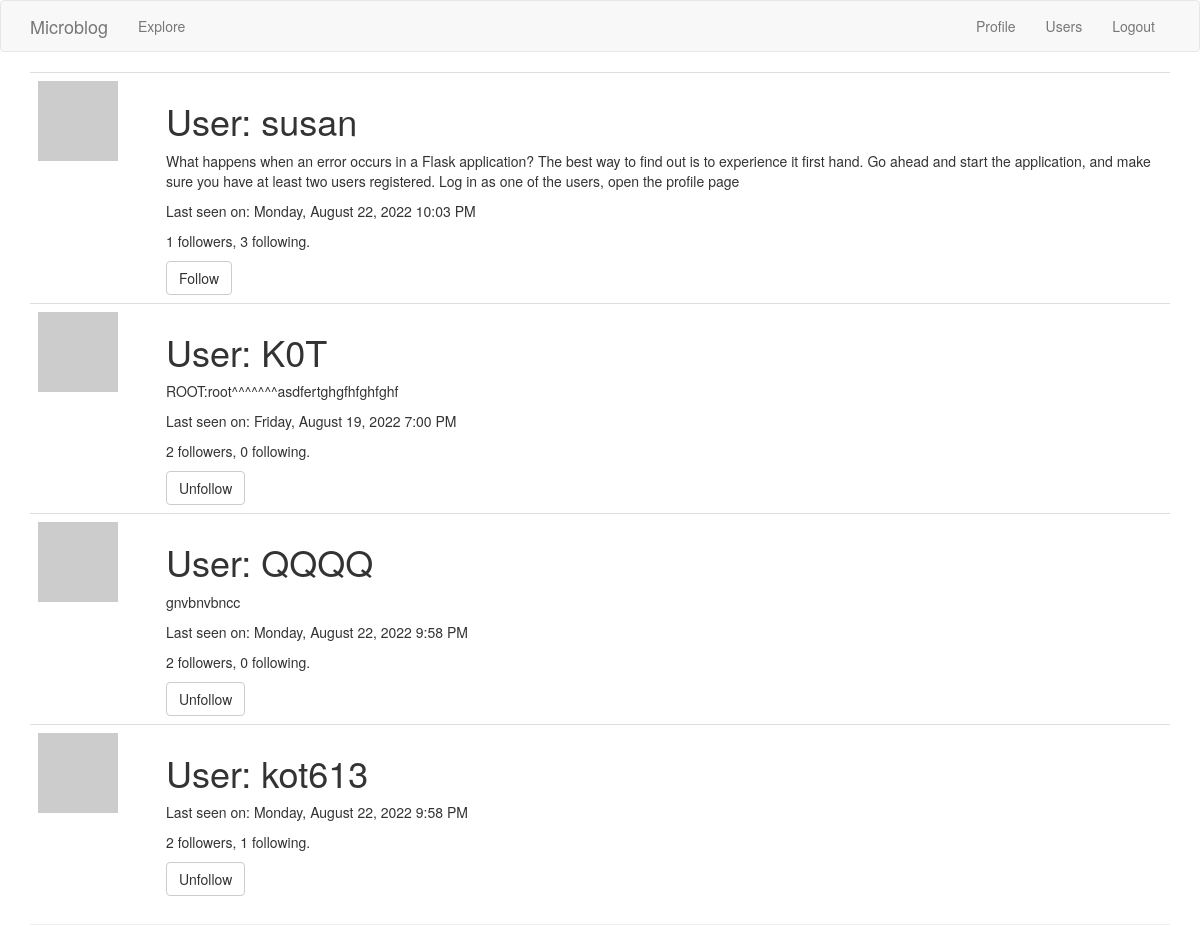
/users (signed in), run on the app's committed database.
### app/models.py (models this page shows, shortened)
class User(UserMixin, db.Model):
    id = db.Column(db.Integer, primary_key=True)
    username = db.Column(db.String(64), index=True, unique=True)
    email = db.Column(db.String(120), index=True, unique=True)
    password_hash = db.Column(db.String(128))
    about_me = db.Column(db.String(255))
    last_seen = db.Column(db.DateTime, default=datetime.utcnow)
    posts = db.relationship('Post', backref='author', lazy='dynamic')
    followed = db.relationship(
        'User', secondary=followers,
        primaryjoin=(followers.c.follower_id == id),
        secondaryjoin=(followers.c.followed_id == id),
        backref=db.backref('followers', lazy='dynamic'), lazy='dynamic')
    def avatar(self, size):
        digest = md5(self.email.lower().encode('utf-8')).hexdigest()
        return f'https://www.gravatar.com/avatar/{digest}?d=identicon&s={size}'
    def is_following(self, user):
        return self.followed.filter(
            followers.c.followed_id == user.id).count() > 0

### app/routes.py (the view)
@app.route('/users')
@login_required
def users():
    form = EmptyForm()
    users = db.session.query(User).all()
    return render_template('users.html', title='Users', users=users, form=form)

### app/forms.py
class EmptyForm(FlaskForm):
    submit = SubmitField('Submit')

### app/models.py (called while the page is built)
@login.user_loader
def load_user(id_db):
    return User.query.get(int(id_db))

### app/routes.py (called while the page is built)
@app.before_request
def before_request():
    if current_user.is_authenticated:
        current_user.last_seen = datetime.utcnow()
        db.session.commit()

### app/templates/users.html (shortened to what this page needs)
{% extends "base.html" %}
{% block app_content %}
<table class="table table-hover">
    {% for user in users %}
    {% if user != current_user %}
    <tr>
        <td width="128px"><img src="{{ user.avatar(128) }}"></td>
        <td>
            <h1>User: {{ user.username }}</h1>
            {% if user.about_me %}<p>{{ user.about_me }}</p>{% endif %}
            {% if user.last_seen %}<p>Last seen on: {{ moment(user.last_seen).format('LLLL') }}</p>{% endif %}
            <p>{{ user.followers.count() }} followers, {{ user.followed.count() }} following.</p>
            {% if user == current_user %}
            <p><a href="{{ url_for('edit_profile') }}">Edit your profile</a></p>
            {% elif not current_user.is_following(user) %}
            <p>
            <form action="{{ url_for('follow', username=user.username) }}" method="post">
                {{ form.submit(value='Follow', class_='btn btn-default') }}
            </form>
            {% else %}
            <p>
            <form action="{{ url_for('unfollow', username=user.username) }}" method="post">
                {{ form.submit(value='Unfollow', class_='btn btn-default') }}
            </form>
            {% endif %}
        </td>
    </tr>
    {% endif %}
    {% endfor %}
</table>
<hr>
{% endblock %}

### data on the page
User: username "susan", about_me "What happens when an error occurs in a Flask application? The best way to find out is to experience it first hand. Go ahead and start the application, and make sure you have at least two users registered. Log in as one of the users, open the profile page", last_seen "Monday, August 22, 2022 10:03 PM", followers.count "1", followed.count "3"
User: username "K0T", about_me "ROOT:root^^^^^^^asdfertghgfhfghfghf", last_seen "Friday, August 19, 2022 7:00 PM", followers.count "2", followed.count "0"
User: username "QQQQ", about_me "gnvbnvbncc", last_seen "Monday, August 22, 2022 9:58 PM", followers.count "2", followed.count "0"
User: username "kot613", last_seen "Monday, August 22, 2022 9:58 PM", followers.count "2", followed.count "1"
